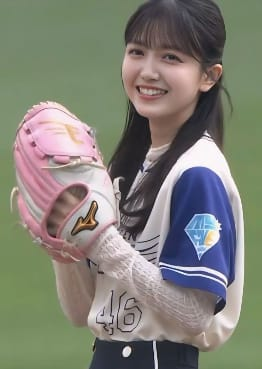
#> input picture image/imagekubo.jpg, 262 x 369 px, found by its file name
$ python praktek1.py
#> lines starting #> are read from the running program, lines starting #| are printed output that depends on the picture
import cv2

citra = cv2.imread("C:/Users/USER\Documents/Iamfolder/Kuliah/Semester_4/Pengelolaan Citra Digital/Kelompok4-PCD/image/imagekubo.jpg")
#> citra is the input picture: shape (369, 262, 3); mean B, G, R 118.4, 128.3, 128.4

# Menampilkan citra digital yang sudah dibaca
cv2.imshow("KuboShiori",citra)
cv2.imshow("KuboShiori-blue",citra[:,:,0]) #menampilkan citra blue
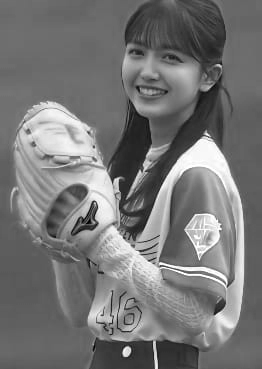
#> window 'KuboShiori-blue': shape (369, 262); min 0, max 255, mean 118.4
cv2.imshow("KuboShiori-green",citra[:,:,1]) #menampilkan citra green
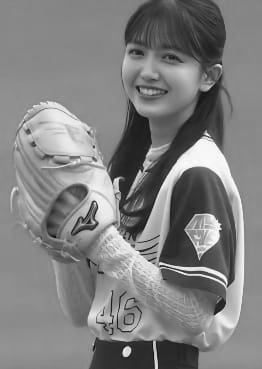
#> window 'KuboShiori-green': shape (369, 262); min 6, max 255, mean 128.3
cv2.imshow("KuboShiori-red",citra[:,:,2]) #menampilkan citra red
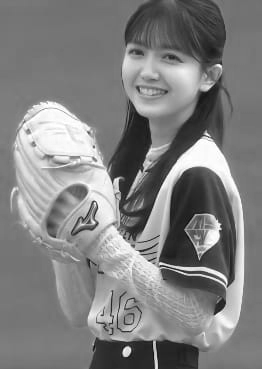
#> window 'KuboShiori-red': shape (369, 262); min 10, max 255, mean 128.4

# Menunngu hingga user menekan sembarang tombol
cv2.waitKey()

# [:,:] mengambil semua nilai pixel pada citra (baris kolom)
print("\n=========blue============\n",citra[:,:,0]) #menampilkan chanel blue
#> (printed output is left out)
print("\n=========green============\n",citra[:,:,1]) #menampilkan chanel green
#> (printed output is left out)
print("\n=========red============\n",citra[:,:,2]) #menampilkan chanel red
#> (printed output is left out)
print("\n=========semua chanel============\n",citra) #menampilkan semua chanel
#> (printed output is left out)
